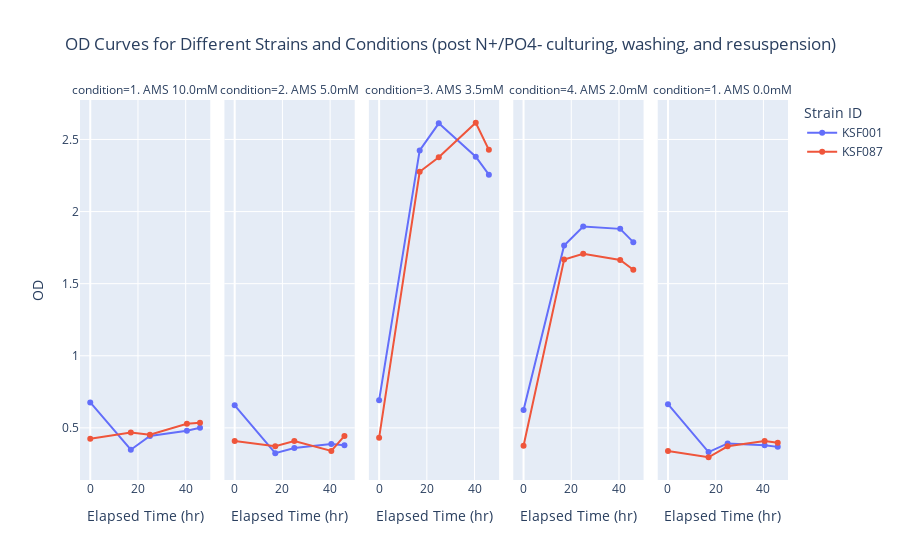

Notebook code cell kept with this figure:
### Code cell
fig_n_response = px.line(
    df_n_deplete_od,
    x='elapsed_time_hr',
    y='od_sample',
    color='strain_id',
    facet_col='condition',
    facet_col_wrap=5,
    markers=True,
    title='OD Curves for Different Strains and Conditions (post N+/PO4- culturing, washing, and resuspension)',
    labels={
        'elapsed_time_hr': 'Elapsed Time (hr)',
        'od_sample': 'OD',
        'strain_id': 'Strain ID'
    }
).update_layout(
    title_x=0.5,
    showlegend=True,
    legend_title_text='Strain ID'
)
fig_n_response.write_image('../../figures/pk_exp004_n_response_raw.pdf')
fig_n_response

### Figure 1 — Plotly figure (JSON) as saved in the notebook; plotly's stock layout.template omitted (floating-point values rounded to 4 significant figures)
{"data": [{"hovertemplate": "Strain ID=KSF001<br>condition=1. AMS 10.0mM<br>Elapsed Time (hr)=%{x}<br>OD=%{y}<extra></extra>", "legendgroup": "KSF001", "line": {"color": "#636efa", "dash": "solid"}, "marker": {"symbol": "circle"}, "mode": "lines+markers", "name": "KSF001", "orientation": "v", "showlegend": true, "x": [0.0, 17.0, 25.0, 40.5, 46.0], "xaxis": "x", "y": [0.676, 0.348, 0.444, 0.48, 0.5], "yaxis": "y", "type": "scatter"}, {"hovertemplate": "Strain ID=KSF001<br>condition=2. AMS 5.0mM<br>Elapsed Time (hr)=%{x}<br>OD=%{y}<extra></extra>", "legendgroup": "KSF001", "line": {"color": "#636efa", "dash": "solid"}, "marker": {"symbol": "circle"}, "mode": "lines+markers", "name": "KSF001", "orientation": "v", "showlegend": false, "x": [0.0, 17.0, 25.0, 40.5, 46.0], "xaxis": "x2", "y": [0.656, 0.324, 0.36, 0.388, 0.38], "yaxis": "y2", "type": "scatter"}, {"hovertemplate": "Strain ID=KSF001<br>condition=3. AMS 3.5mM<br>Elapsed Time (hr)=%{x}<br>OD=%{y}<extra></extra>", "legendgroup": "KSF001", "line": {"color": "#636efa", "dash": "solid"}, "marker": {"symbol": "circle"}, "mode": "lines+markers", "name": "KSF001", "orientation": "v", "showlegend": false, "x": [0.0, 17.0, 25.0, 40.5, 46.0], "xaxis": "x3", "y": [0.692, 2.424, 2.612, 2.38, 2.256], "yaxis": "y3", "type": "scatter"}, {"hovertemplate": "Strain ID=KSF001<br>condition=4. AMS 2.0mM<br>Elapsed Time (hr)=%{x}<br>OD=%{y}<extra></extra>", "legendgroup": "KSF001", "line": {"color": "#636efa", "dash": "solid"}, "marker": {"symbol": "circle"}, "mode": "lines+markers", "name": "KSF001", "orientation": "v", "showlegend": false, "x": [0.0, 17.0, 25.0, 40.5, 46.0], "xaxis": "x4", "y": [0.624, 1.764, 1.896, 1.88, 1.788], "yaxis": "y4", "type": "scatter"}, {"hovertemplate": "Strain ID=KSF001<br>condition=1. AMS 0.0mM<br>Elapsed Time (hr)=%{x}<br>OD=%{y}<extra></extra>", "legendgroup": "KSF001", "line": {"color": "#636efa", "dash": "solid"}, "marker": {"symbol": "circle"}, "mode": "lines+markers", "name": "KSF001", "orientation": "v", "showlegend": false, "x": [0.0, 17.0, 25.0, 40.5, 46.0], "xaxis": "x5", "y": [0.664, 0.332, 0.392, 0.38, 0.368], "yaxis": "y5", "type": "scatter"}, {"hovertemplate": "Strain ID=KSF087<br>condition=1. AMS 10.0mM<br>Elapsed Time (hr)=%{x}<br>OD=%{y}<extra></extra>", "legendgroup": "KSF087", "line": {"color": "#EF553B", "dash": "solid"}, "marker": {"symbol": "circle"}, "mode": "lines+markers", "name": "KSF087", "orientation": "v", "showlegend": true, "x": [0.0, 17.0, 25.0, 40.5, 46.0], "xaxis": "x", "y": [0.424, 0.468, 0.452, 0.528, 0.536], "yaxis": "y", "type": "scatter"}, {"hovertemplate": "Strain ID=KSF087<br>condition=2. AMS 5.0mM<br>Elapsed Time (hr)=%{x}<br>OD=%{y}<extra></extra>", "legendgroup": "KSF087", "line": {"color": "#EF553B", "dash": "solid"}, "marker": {"symbol": "circle"}, "mode": "lines+markers", "name": "KSF087", "orientation": "v", "showlegend": false, "x": [0.0, 17.0, 25.0, 40.5, 46.0], "xaxis": "x2", "y": [0.408, 0.372, 0.408, 0.34, 0.444], "yaxis": "y2", "type": "scatter"}, {"hovertemplate": "Strain ID=KSF087<br>condition=3. AMS 3.5mM<br>Elapsed Time (hr)=%{x}<br>OD=%{y}<extra></extra>", "legendgroup": "KSF087", "line": {"color": "#EF553B", "dash": "solid"}, "marker": {"symbol": "circle"}, "mode": "lines+markers", "name": "KSF087", "orientation": "v", "showlegend": false, "x": [0.0, 17.0, 25.0, 40.5, 46.0], "xaxis": "x3", "y": [0.432, 2.276, 2.376, 2.616, 2.428], "yaxis": "y3", "type": "scatter"}, {"hovertemplate": "Strain ID=KSF087<br>condition=4. AMS 2.0mM<br>Elapsed Time (hr)=%{x}<br>OD=%{y}<extra></extra>", "legendgroup": "KSF087", "line": {"color": "#EF553B", "dash": "solid"}, "marker": {"symbol": "circle"}, "mode": "lines+markers", "name": "KSF087", "orientation": "v", "showlegend": false, "x": [0.0, 17.0, 25.0, 40.5, 46.0], "xaxis": "x4", "y": [0.376, 1.668, 1.708, 1.664, 1.596], "yaxis": "y4", "type": "scatter"}, {"hovertemplate": "Strain ID=KSF087<br>condition=1. AMS 0.0mM<br>Elapsed Time (hr)=%{x}<br>OD=%{y}<extra></extra>", "legendgroup": "KSF087", "line": {"color": "#EF553B", "dash": "solid"}, "marker": {"symbol": "circle"}, "mode": "lines+markers", "name": "KSF087", "orientation": "v", "showlegend": false, "x": [0.0, 17.0, 25.0, 40.5, 46.0], "xaxis": "x5", "y": [0.34, 0.296, 0.372, 0.408, 0.396], "yaxis": "y5", "type": "scatter"}], "layout": {"xaxis": {"anchor": "y", "domain": [0.0, 0.184], "title": {"text": "Elapsed Time (hr)"}}, "yaxis": {"anchor": "x", "domain": [0.0, 1.0], "title": {"text": "OD"}}, "xaxis2": {"anchor": "y2", "domain": [0.204, 0.388], "matches": "x", "title": {"text": "Elapsed Time (hr)"}}, "yaxis2": {"anchor": "x2", "domain": [0.0, 1.0], "matches": "y", "showticklabels": false}, "xaxis3": {"anchor": "y3", "domain": [0.408, 0.592], "matches": "x", "title": {"text": "Elapsed Time (hr)"}}, "yaxis3": {"anchor": "x3", "domain": [0.0, 1.0], "matches": "y", "showticklabels": false}, "xaxis4": {"anchor": "y4", "domain": [0.612, 0.796], "matches": "x", "title": {"text": "Elapsed Time (hr)"}}, "yaxis4": {"anchor": "x4", "domain": [0.0, 1.0], "matches": "y", "showticklabels": false}, "xaxis5": {"anchor": "y5", "domain": [0.816, 1.0], "matches": "x", "title": {"text": "Elapsed Time (hr)"}}, "yaxis5": {"anchor": "x5", "domain": [0.0, 1.0], "matches": "y", "showticklabels": false}, "annotations": [{"font": {}, "showarrow": false, "text": "condition=1. AMS 10.0mM", "x": 0.092, "xanchor": "center", "xref": "paper", "y": 1.0, "yanchor": "bottom", "yref": "paper"}, {"font": {}, "showarrow": false, "text": "condition=2. AMS 5.0mM", "x": 0.296, "xanchor": "center", "xref": "paper", "y": 1.0, "yanchor": "bottom", "yref": "paper"}, {"font": {}, "showarrow": false, "text": "condition=3. AMS 3.5mM", "x": 0.5, "xanchor": "center", "xref": "paper", "y": 1.0, "yanchor": "bottom", "yref": "paper"}, {"font": {}, "showarrow": false, "text": "condition=4. AMS 2.0mM", "x": 0.704, "xanchor": "center", "xref": "paper", "y": 1.0, "yanchor": "bottom", "yref": "paper"}, {"font": {}, "showarrow": false, "text": "condition=1. AMS 0.0mM", "x": 0.908, "xanchor": "center", "xref": "paper", "y": 1.0, "yanchor": "bottom", "yref": "paper"}], "legend": {"title": {"text": "Strain ID"}, "tracegroupgap": 0}, "title": {"text": "OD Curves for Different Strains and Conditions (post N+/PO4- culturing, washing, and resuspension)", "x": 0.5}, "showlegend": true}}
